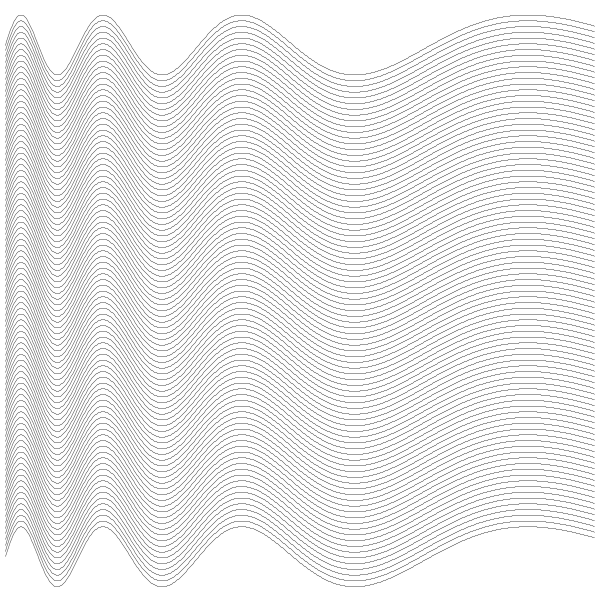
Frame 1 (no input)
Frame 60 (the mouse pressed at the canvas centre just before this capture): identical to frame 1, image omitted
Frame 120 (the mouse held since frame 60 and released just before this capture): identical to frame 1, image omitted

The Processing sketch that drew this single still picture (run headless with seeded random() and noise(); from frame 60 on, the mouse is pressed at the canvas centre):

// Processing sketch: processing_11172
// ── processing_11172.pde

void setup() {
  size(600,600);
}

void draw() {
  background(255,255,255);
  strokeWeight(0.5); 
  stroke(0,0,0, 192);
  noFill();
  smooth();


  float R = width-10;
  float dPeriod = 0.00033;
  float amp = 30.0;
  float ySep = 5.75;

  for (int i=0; i<90; i++) {
    float period = 0.1;
    beginShape();
    for (float x=0; x<R; x++) {
      float t = TWO_PI*(x/R);
      float y = amp * (1.0-sin(t/period));
      vertex(x+5,y + ySep*i+15); 
      period += dPeriod;
    }
    endShape();
  }
}
